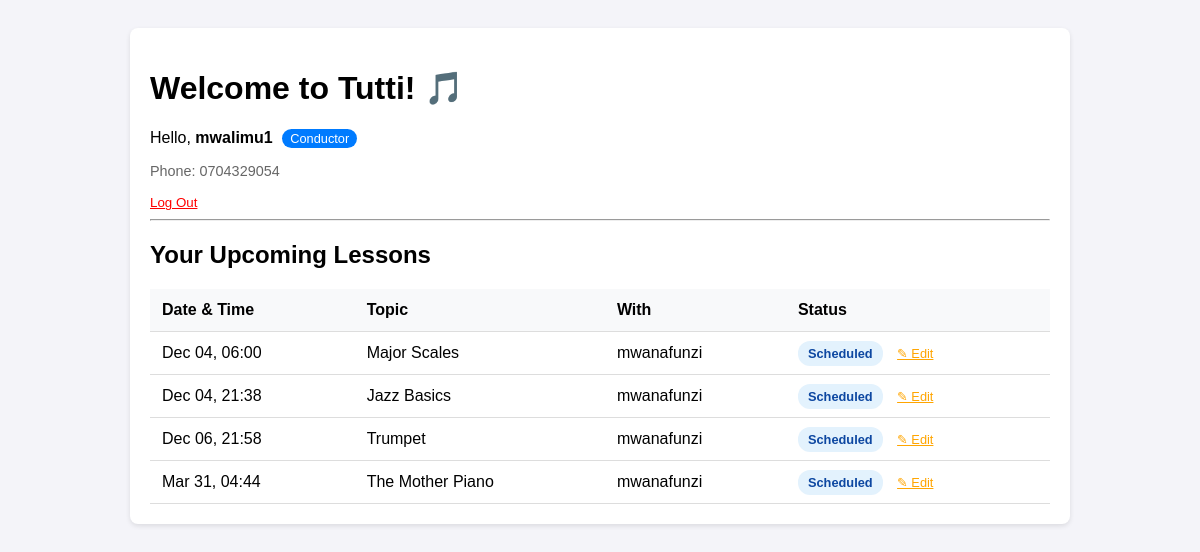
Before: / (signed in) with the older database file.
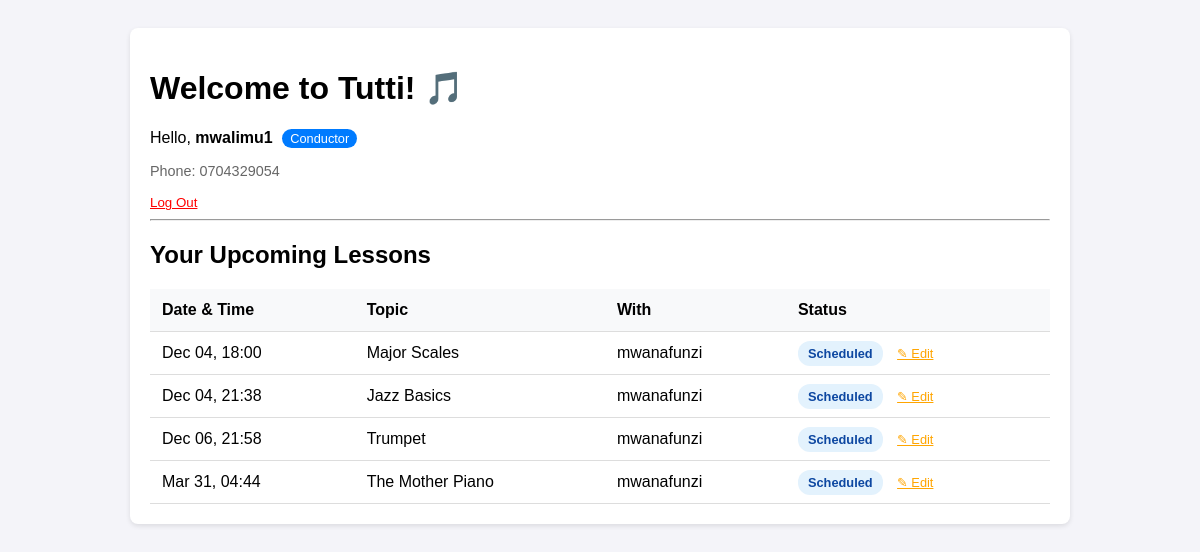
After: the same page with the newer database file.
### tuttiapp/models.py (models this page shows, shortened)
class Lesson(models.Model):
    STATUS_CHOICES = [
        ('REQUESTED', 'Requested'),  # Student requested a lesson
        ('SCHEDULED', 'Scheduled'),
        ('RESCHEDULE_PENDING', 'Reschedule Pending'), # Teacher requested reschedule
        ('COMPLETED', 'Completed'),       # Lesson happened, teacher marked it
        ('PENDING_PAYMENT', 'Pending Payment'), # Waiting for M-Pesa
        ('PAID', 'Paid'),                 # Money received
        ('CANCELLED', 'Cancelled'),
    ]
    teacher = models.ForeignKey(settings.AUTH_USER_MODEL, on_delete=models.CASCADE, related_name='lessons_taught')
    student = models.ForeignKey(settings.AUTH_USER_MODEL, on_delete=models.CASCADE, related_name='lessons_taken')
    start_time = models.DateTimeField()
    duration_minutes = models.PositiveIntegerField(default=60)
    topic = models.CharField(max_length=200, help_text="What are you teaching? e.g. Major Scales")
    teacher_notes = models.TextField(blank=True, help_text="Notes for the student to practice")
    price = models.DecimalField(max_digits=8, decimal_places=2, default=1500.00)
    status = models.CharField(max_length=20, choices=STATUS_CHOICES, default='SCHEDULED')
    is_student_reminder_sent = models.BooleanField(default=False)

class User(AbstractUser):
    is_teacher = models.BooleanField(default=False)
    is_student = models.BooleanField(default=False)
    phone_number = models.CharField(max_length=15, blank=True, null=True, validators=[validate_kenyan_phone])

### tuttiapp/views.py (the view)
# urls.py: path('', views.dashboard, name='dashboard'), # this means that dashboard is the homepage
@login_required
def dashboard(request):
    user = request.user
    if user.is_teacher:
        my_lessons = Lesson.objects.filter(teacher=user).order_by('start_time')
    elif user.is_student:
        my_lessons = Lesson.objects.filter(student=user).order_by('start_time')
    else:
        my_lessons = Lesson.objects.none()
    context = {
        'lessons': my_lessons
    }
    return render(request, 'tuttiapp/dashboard.html', context)

### tuttiapp/templates/tuttiapp/dashboard.html (shortened to what this page needs)
<!DOCTYPE html>
<html lang="en">
<head>
</head>
<body>
    <div class="card">
        <h1>Welcome to Tutti! 🎵</h1>
        {% if user.is_authenticated %}
            <p>Hello, <strong>{{ user.username }}</strong>
               {% if user.is_teacher %}<span class="role-badge">Conductor</span>{% endif %}
            </p>
            <p style="font-size: 0.9em; color: #666;">Phone: {{ user.phone_number|default:"Not set" }}</p>
            <form action="{% url 'logout' %}" method="post" style="display:inline;">
                <button type="submit" style="background:none; border:none; color:red; cursor:pointer; text-decoration:underline; padding:0;">Log Out</button>
            </form>
            <hr>
            <h2>Your Upcoming Lessons</h2>
            {% if lessons %}
                <table>
                    <thead>
                        <tr>
                            <th>Date & Time</th>
                            <th>Topic</th>
                            <th>With</th>
                            <th>Status</th>
                        </tr>
                    </thead>
                    <tbody>
                        {% for lesson in lessons %}
                        <tr>
                            <td>{{ lesson.start_time|date:"M d, H:i" }}</td>
                            <td>{{ lesson.topic }}</td>
                            <td>
                                {% if user.is_teacher %}
                                    {{ lesson.student.username }}
                                {% else %}
                                    {{ lesson.teacher.username }}
                                {% endif %}
                            </td>
<td>
    {% if lesson.status == 'REQUESTED' %}
        {% if user.is_teacher %}
            <a href="{% url 'approve_lesson' lesson.id %}" class="btn-accept">✔ Accept</a>
            <a href="{% url 'decline_lesson' lesson.id %}" class="btn-decline">✖ Decline</a>
        {% else %}
            <span class="badge requested">Waiting Approval...</span>
        {% endif %}
    {% elif lesson.status == 'SCHEDULED' %}
        <span class="badge scheduled">Scheduled</span>
        {% if user.is_teacher %}
            <a href="{% url 'reschedule_lesson' lesson.id %}" style="font-size:0.8em; margin-left:10px; color: orange;">✎ Edit</a>
        {% endif %}
    {% elif lesson.status == 'PENDING_PAYMENT' %}
    {% elif lesson.status == 'PAID' %}
        <span class="badge paid">Paid ✔</span>
    {% endif %}
</td>
                        </tr>
                        {% endfor %}
                    </tbody>
                </table>
            {% else %}
                <p style="text-align: center; padding: 20px; color: #666;">
                    No lessons found.
                    {% if user.is_student %}Click "Find a Teacher" above!{% endif %}
                </p>
            {% endif %}
        {% else %}
            <div style="text-align: center; padding: 40px;">
                <p>You are not logged in.</p>
                <a href="{% url 'login' %}" style="background-color: #007bff; color: white; padding: 10px 20px; text-decoration: none; border-radius: 5px;">Log in to Portal</a>
            </div>
        {% endif %}
    </div>
</body>
</html>

Changed rows visible on the page:
changed Lesson "Major Scales": start_time "Dec 04, 06:00" → "Dec 04, 18:00"
